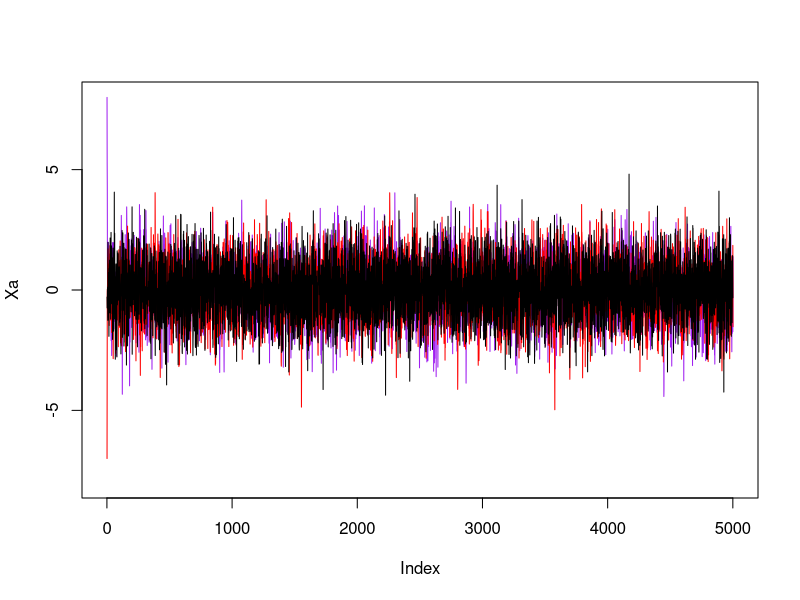
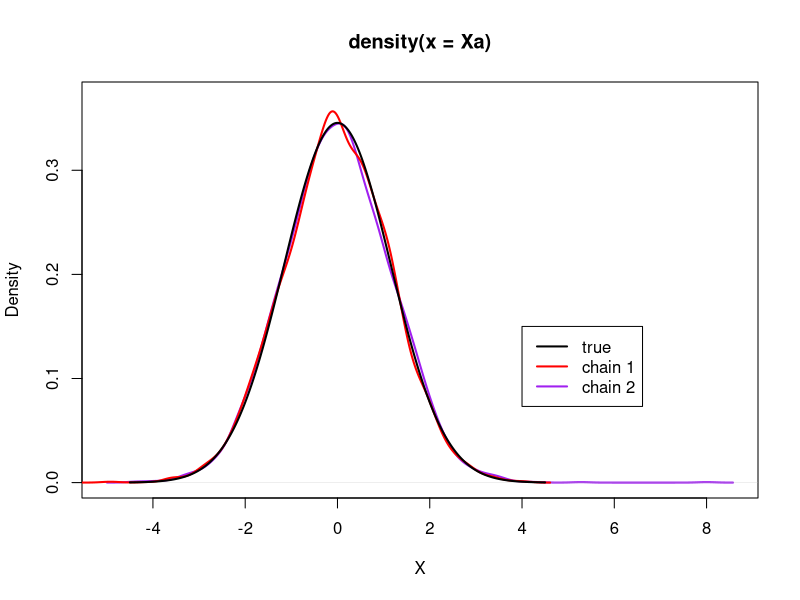

These figures' R source, in order:
## ---- chunk 1
knitr::opts_chunk$set(echo = TRUE)
## ---- chunk 2
N=5000
Xa=vector(N+1,mode="numeric") #create an empty vector of length N+1
Xa0=8 				
Xa[1]=Xa0			#Set the first entry of the vector to Xa0 

#loop for a simulation of the Markov Chain
for (i in 1:N){
Xa[i+1]=rnorm(1,0.5*Xa[i],1)
}
## ---- chunk 3
Xb=vector(N+1,mode="numeric") #create an empty vector of length N+1
Xb0=-7 				
Xb[1]=Xb0			#Set the first entry of the vector to Xa0 

#loop for a simulation of the Markov Chain
for (i in 1:N){
Xb[i+1]=rnorm(1,0.5*Xb[i],1)
}
## ---- chunk 4
Xc = rnorm(N,0,sqrt(1.333)) 
plot(Xa,type="l",ylim=c(-Xa0,Xa0),col="purple")
lines(Xb,col="red")
lines(Xc)

mean(Xa)
mean(Xb)
var(Xa)
var(Xb)

plot(density(Xa),xlab="X",col="purple",ylim=c(0,0.37),lwd=2)
lines(density(Xb),col="red",lwd=2)
X=seq(from=-4.5,to=4.5,by=0.01)
lines(X,dnorm(X,0,sqrt(1.333)),lwd=2)
legend(4,0.15,c("true","chain 1","chain 2"),lty=c(1,1,1),lwd=c(2,2,2),
col=c("black","red","purple"))
